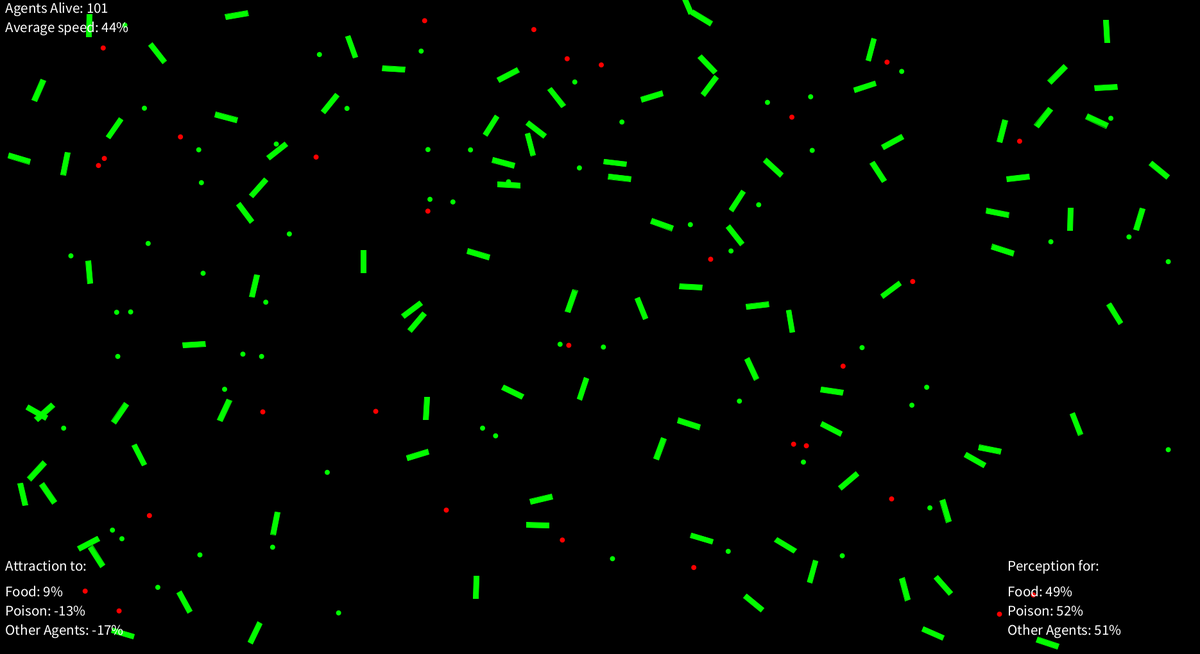
Frame 1 (no input)
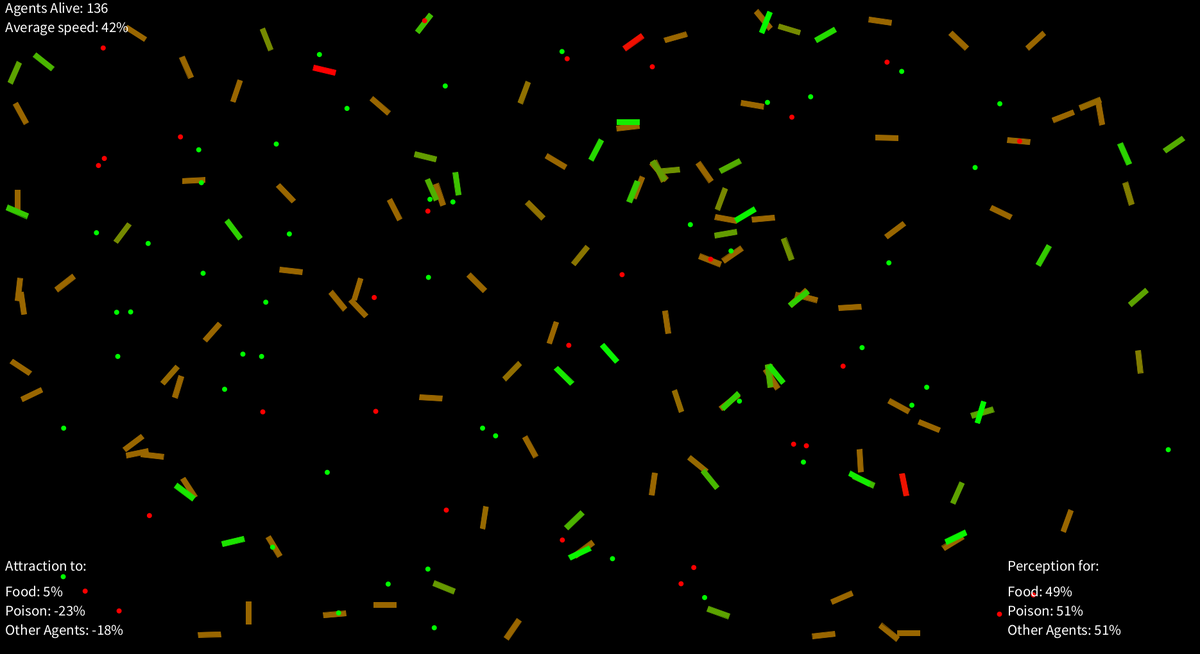
Frame 60 (the mouse pressed at the canvas centre just before this capture)
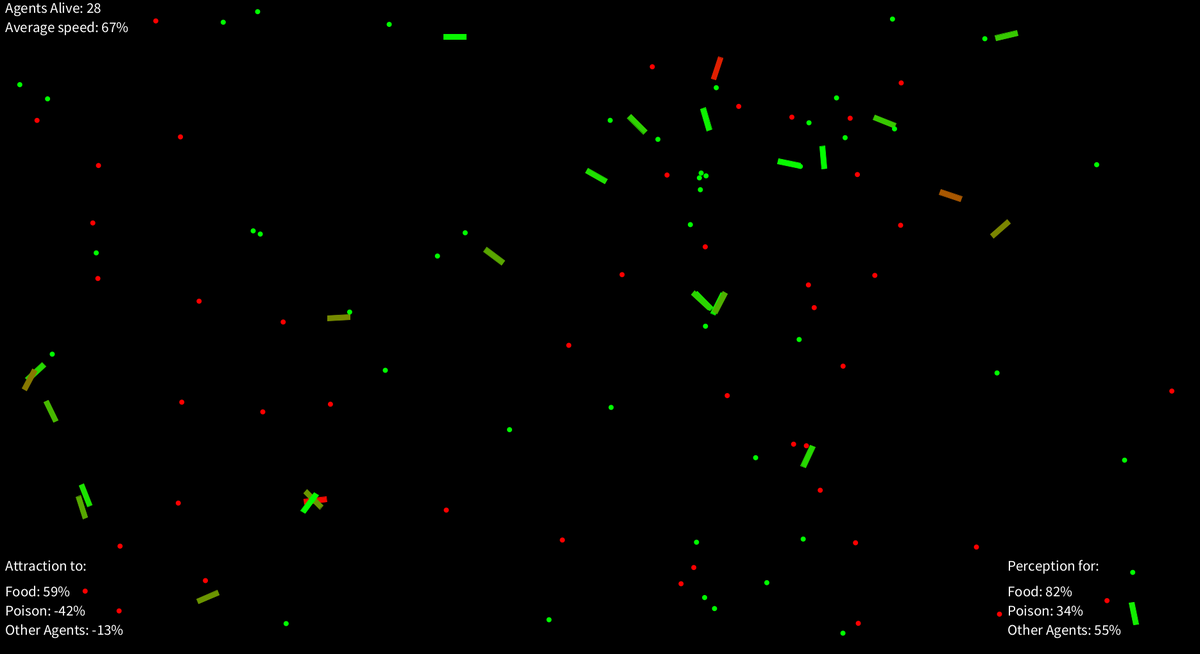
Frame 120 (the mouse held since frame 60 and released just before this capture)

The Processing sketch that drew these frames (run headless with seeded random() and noise(); from frame 60 on, the mouse is pressed at the canvas centre):

// Processing sketch: evolutionary_steering
// ── evolutionary_steering.pde

//population parameters
int population_size = 100;
float maxspeed = 8;
float maxforce = 2.5;
float maxPerception = 150;
float healthloss = 0.01;
boolean dead_leave_food = true;

//DNA parameters
float mr = 0.04;
float mutation_weight = 0.1;
float reproduction_rate = 0.005;

//Environment parameters
int food_number = 60;
int poison_number = 30;
float food_rate = 0.2;
float poison_rate = 0.1;
float poisonNutrition = -0.5;
float foodNutrition = +0.6;

// 2 Global objects
Population pop;
Environment env;

void setup(){
  size(1870,1020);
  pop = new Population(population_size);
  env = new Environment(food_number,poison_number);
}


void draw(){
  background(0);
  frameRate(40);
  pop.live();
  env.run();
  pop.calculateAverage();
}


// make new Agents by dragging the mouse
void mouseDragged(){
  PVector mouse = new PVector(mouseX,mouseY);
  Agent newAgent = new Agent(mouse, new Dna());
  pop.addAgent(newAgent);
}
//fast forward 400 frames(updates)
void mousePressed(){
  for(int i = 0; i<400; i++ ){
    pop.live();
    env.run();
  }
}

// ── Agent.pde
class Agent{
  PVector location;
  PVector velocity;
  PVector acceleration;
  float health;
  Dna dna;


  Agent(PVector l , Dna dna_){
    location = l.get();
    velocity = PVector.random2D();
    acceleration = new PVector(0,0);
    health = 1;
    dna = dna_;
    velocity.setMag(dna.speed);
  }

  void applyForce(PVector f){
    acceleration.add(f);
  }
  // Velocity = Velocity + acceleration
  // Location = Location + Velocity

  void update(){
    health-=healthloss;
    velocity.add(acceleration);
    location.add(velocity);
    velocity.limit(dna.speed);
    acceleration.mult(0);
  }

  void display(){

    pushMatrix();
    translate(location.x,location.y);
    rotate(velocity.heading());
    // Change color according to health value
    color gr = color(0, 255, 0);
    color rd = color(255, 0, 0);
    color col = lerpColor(rd, gr, health);
    fill(col);
    stroke(col);

    rectMode(CENTER);
    rect(0,0,35,8);
    popMatrix();
  }
  void run(){
    boundaries();
    behaviors();
    reproduce();
    update();
    display();
  }
  boolean isDead(){
    return health<0 || health == 0;
  }
  // Craig Reynolds' steering algorithm
  // Desired =  Target - location
  // Desired_Direction = Current_Velocity + Steering_Force
  PVector seek(PVector target) {
    PVector desired = PVector.sub(target, location);
    desired.setMag(dna.speed);
    PVector steer = PVector.sub(desired, velocity);
    steer.limit(maxforce);
    return steer;
  }

  // If close to the edges seek the center of the window
  void boundaries(){
    if ((location.x>width-20) ||(location.x<30) ||  (location.y<30) || (location.y>height-30) ) {
      PVector myforce = seek(new PVector(width/2,height/2));
      applyForce(myforce);
    }
  }
  //randomly create a new Clone, mutate it's DNA and add it to the population
  void reproduce(){
    if (random(1) < reproduction_rate){
      Agent newAgent = new Agent(location.get(), dna.getDNA());
      newAgent.dna.mutate();
      pop.addAgent(newAgent);
    }
  }
// Seek the closest food that is in this agent's range, if the food/poison is close enough (distance<maxspeed(in pixels)) remove the "eaten" food/poison from the enviroment arrays and apply the nutrition value to this agent.
  PVector eat(ArrayList<PVector> list, float nutrition, float perception) {
    float record = Float.POSITIVE_INFINITY;
    PVector closest = null;
    for (int i = list.size() - 1; i >= 0; i--) {
      float d = location.dist(list.get(i));

      if (d < dna.speed) {
        list.remove(i);
        health += nutrition;
        // maximum health is always 1
        if (health>1){
          health = 1 ;
        }
      } else {
        if (d < record && d < perception) {
          record = d;
          closest = list.get(i);
        }
      }
    }
    if (closest != null) {
      return seek(closest);
    }
    return new PVector(0,0);
  }

  // Get the steering and separation forces and apply them to this Agent
  void behaviors() {
      PVector steerF = eat(env.food, foodNutrition, dna.fPerception);
      PVector steerP = eat(env.poison,poisonNutrition, dna.pPerception);
      PVector separateForce = separate();
      separateForce.setMag(dna.separationForce);
      steerF.setMag(dna.fForce);
      steerP.setMag(dna.pForce);
      applyForce(separateForce);
      applyForce(steerF);
      applyForce(steerP);
    }
// Calculate and return the separation Force according to this Agent's Desired separation distance and separation Force
PVector separate () {
    float  desiredseparation = dna.desiredSeparation;
    PVector sum = new PVector();
    int count = 0;
    // For every agent in the system check if it is  too close
    for (Agent other : pop.population) {
      float d = PVector.dist(location, other.location);
      // If the distance is less than the desired amount
      if ((d > 0) && (d < desiredseparation)) {
        // Calculate a vector pointing away from the neighbour
        PVector diff = PVector.sub(location, other.location);
        diff.normalize();
        sum.add(diff);
        count++;            // Keep track of how many
      }
    }
    // Average
    if (count > 0) {
      sum.div(count);
      //desired vector is the average scaled to the speed of the agent
      sum.normalize();
      sum.mult(dna.speed);
      sum.sub(velocity);
    }
    return sum;
  }

}

// ── Dna.pde
class Dna{
  float fPerception;
  float pPerception;
  float fForce;
  float pForce;
  float perceptionChange;
  float forceChange;
  float speed;
  float speedChange;
  float desiredSeparation;
  float separationForce;


  Dna(){
    desiredSeparation = random(1,maxPerception);
    fPerception = random(1,maxPerception);
    pPerception = random(1,maxPerception);
    fForce = random(-maxforce,maxforce);
    pForce = random(-maxforce,maxforce);
    speed = random(0,maxspeed);
    separationForce = random(-maxforce,maxforce);
    perceptionChange = mutation_weight * maxPerception;
    forceChange = mutation_weight * maxforce;
    speedChange = mutation_weight * maxspeed;
  }
  // Mutate an Agent's DNA to some value close to the original
  void mutate(){
    if (random(1) < mr) {
      fPerception  +=random(-perceptionChange,perceptionChange);
      fPerception = constrain(fPerception, 0, maxPerception);

    }
    if (random(1) < mr) {
      pPerception += random(-perceptionChange,perceptionChange);
      pPerception = constrain(pPerception, 0, maxPerception);

    }
    if (random(1) < mr) {
      fForce += random(-forceChange,forceChange);
      fForce = constrain(fForce, -maxforce, +maxforce);

    }
    if (random(1) < mr) {
      pForce += random(-forceChange,forceChange);
      pForce = constrain(pForce, -maxforce, +maxforce);

  }
  if (random(1) < mr) {
    speed += random(-speedChange,speedChange);
    speed = constrain(speed, 0.01, maxspeed);
}
if (random(1) < mr) {
  desiredSeparation += random(-perceptionChange,perceptionChange);
  desiredSeparation = constrain(desiredSeparation, 0, maxPerception);
}
if (random(1) < mr) {
  separationForce += random(-forceChange,forceChange);
  separationForce = constrain(separationForce, -maxforce, +maxforce);
}
}
  Dna getDNA(){
      Dna newDNA = new Dna();
      newDNA.fPerception = fPerception;
      newDNA.pPerception = pPerception;
      newDNA.fForce = fForce;
      newDNA.pForce =pForce;
      newDNA.speed = speed;
      newDNA.desiredSeparation = desiredSeparation;
      newDNA.separationForce = separationForce;
      return newDNA;
  }
}

// ── Environment.pde
class Environment{
  ArrayList<PVector> food;
  ArrayList<PVector> poison;


  Environment(int fNum, int pNum){
    food = new ArrayList<PVector>();
    poison = new ArrayList<PVector>();
    for (int i = 0 ; i < fNum ; i++){
      PVector loc = new PVector(random(30,width-30),random(30,height-30));
      food.add(loc);
    }
    for (int i = 0 ; i < pNum ; i++){
      PVector loc = new PVector(random(30,width-30),random(30,height-30));
      poison.add(loc);
    }

  }

  void display(){
    for (PVector f : food){
        fill(0,255,0);
        noStroke();
        ellipse(f.x,f.y,8,8);
    }
    for (PVector p : poison){
        fill(255,0,0);
        noStroke();
        ellipse(p.x,p.y,8,8);
    }

  }
  // Randomly make new Food and Poison
  // Poison is capped at 300 units
  void evolve(){
    float r = random(1);
    if (r<food_rate){
      PVector loc = new PVector(random(30,width-30),random(30,height-30));
      food.add(loc);
    }
    if (r<poison_rate && poison.size()<300){
      PVector loc = new PVector(random(30,width-30),random(30,height-30));
      poison.add(loc);
    }
  }
  void run(){
    evolve();
    display();
  }
  void addFood(PVector loc){
    food.add(loc);
  }
}

// ── Population.pde
class Population{
  ArrayList<Agent> population;

  Population(int size){
    population = new ArrayList<Agent>();
    for (int i = 0 ; i <size ; i++){
      Agent newAgent = new Agent(new PVector(random(width),random(height)), new Dna());
      population.add(newAgent);
    }
  }
  // Call the run function for all agents, if they are dead remove them
  void live(){
    for (int i = 0 ; i < population.size();i++){
      Agent thisAgent = population.get(i);
      if (thisAgent.isDead()) {
        if(dead_leave_food) env.addFood(thisAgent.location.copy());
      population.remove(i);
      continue;
      }
      thisAgent.run();
    }
  }
  void addAgent(Agent newAgent){
    population.add(newAgent);
  }
// calculate and show average dna
  void calculateAverage(){
    float pForces =0;
    float fForces =0;
    float pPerceptions = 0;
    float fPerceptions = 0;
    float speeds = 0;
    float separations = 0;
    float separationForces = 0;
    float popsize = population.size();
    for (Agent ag : population){
      pForces += ag.dna.pForce;
      fForces +=ag.dna.fForce;
      pPerceptions+= ag.dna.pPerception;
      fPerceptions+= ag.dna.fPerception;
      speeds += ag.dna.speed;
      separations+= ag.dna.desiredSeparation;
      separationForces += ag.dna.separationForce;
    }
    pForces = pForces / popsize;
    fForces = fForces / popsize;
    pPerceptions = pPerceptions / popsize;
    fPerceptions = fPerceptions / popsize;
    speeds = speeds/popsize;
    separations = separations/popsize;
    separationForces = separationForces / popsize;
    float pForcePercent = 100*(pForces/maxforce);
    float fForcePercent = 100*(fForces/maxforce);
    float pPerceptionPercent = 100*(pPerceptions/maxPerception);
    float fPerceptionPercent = 100*(fPerceptions/maxPerception);
    float speedPercent = 100*(speeds/maxspeed);
    float separationPercent = 100*(separations/maxPerception);
    float separationForcePercent = 100*(separationForces / maxforce);
    textSize(23);
    fill(255);

    text("Agents Alive: "+ str(floor(popsize)),8,20);
    text("Average speed: "+ str(floor(speedPercent)) +"%", 8,50);

    text("Attraction to: ",8,height-130);
    text("Food: " + str(floor(fForcePercent)) +"%", 8, height-90);
    text("Poison: "+ str(floor(pForcePercent)) +"%", 8, height-60);
    text("Other Agents: "+ str(floor(-separationForcePercent)) +"%", 8, height-30);

    text("Perception for: ",width-300,height-130);
    text("Food: "+ str(floor(fPerceptionPercent)) +"%" , width-300, height-90);
    text("Poison: "+ str(floor(pPerceptionPercent)) +"%", width-300, height-60);
    text("Other Agents: "+ str(floor(separationPercent)) +"%", width-300, height-30);

  }

}
